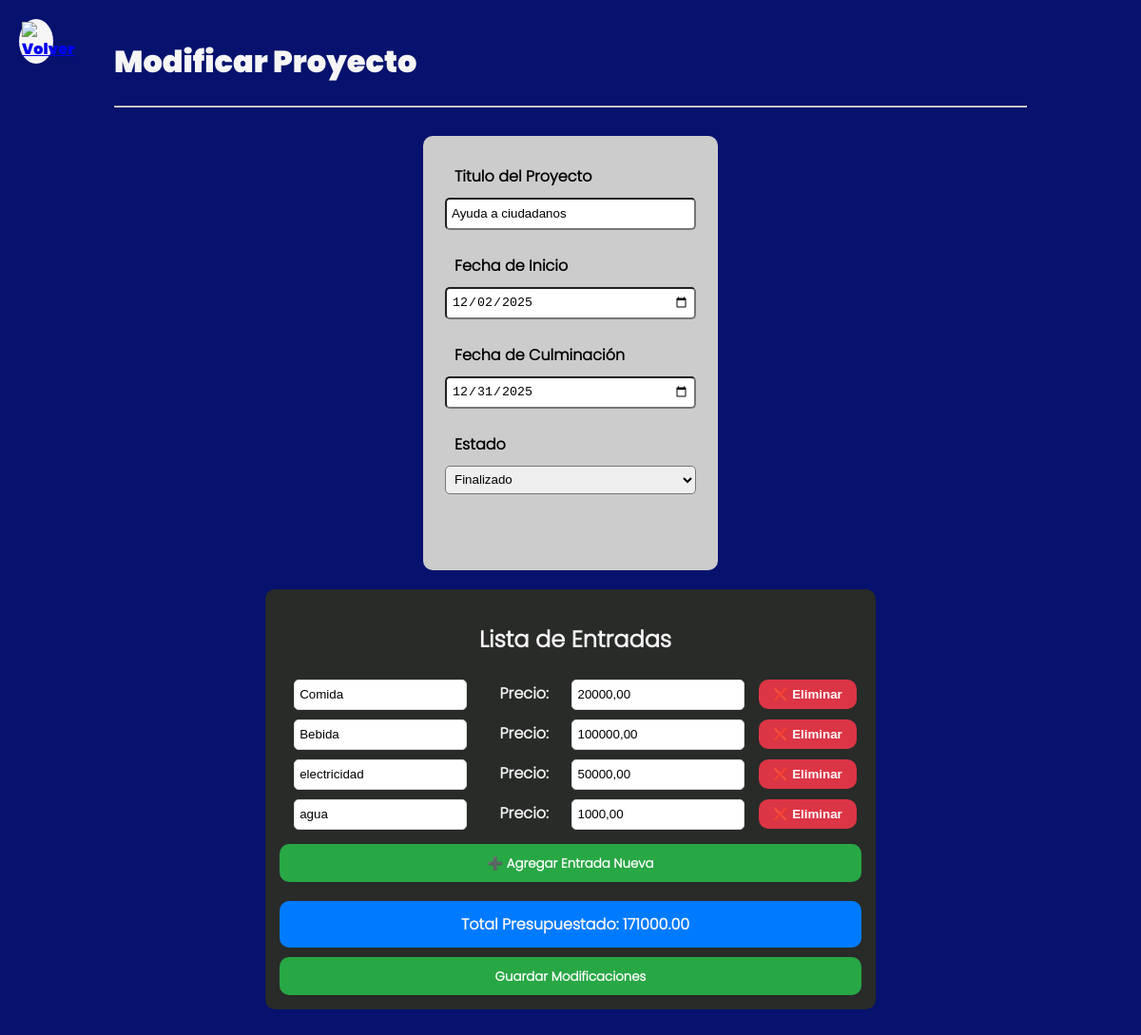
The page /views/Modify Project/index.php?id=39323795 (signed in) on the database its author committed.
### tables this page shows
CREATE TABLE projects (
    id_project           INT             PRIMARY KEY,
    name_project         TEXT (1, 150),
    fecha_inicio_project DATE,
    fecha_final_project  DATE,
    estado_project       TEXT,
    presupuesto_project  NUMERIC (19, 4) 
);

CREATE TABLE date_projects (
    id_date_project   INTEGER PRIMARY KEY AUTOINCREMENT, -- Añadir esta columna
    id_project        INTEGER REFERENCES projects (id_project),
    gasto_project     TEXT,
    gasto_num_project NUMERIC (19, 4) 
);

### views/Modify Project/index.php (the view, shortened to what this page needs)
<?php
$id_project = htmlspecialchars($_GET['id']);
$proyecto = null;
$detalles = [];
try {
    $pdo = conexionDB();
    $pdo->setAttribute(PDO::ATTR_ERRMODE, PDO::ERRMODE_EXCEPTION);
    $stmt_project = $pdo->prepare("SELECT * FROM projects WHERE id_project = ?");
    $stmt_project->execute([$id_project]);
    $proyecto = $stmt_project->fetch(PDO::FETCH_ASSOC);
    $stmt_details = $pdo->prepare("SELECT * FROM date_projects WHERE id_project = ?");
    $stmt_details->execute([$id_project]);
    $detalles = $stmt_details->fetchAll(PDO::FETCH_ASSOC);
} catch (PDOException $e) {
    die("❌ Error de Base de Datos al cargar datos: " . $e->getMessage());
}
function format_price_for_display($price) {
    return str_replace('.', ',', (string)number_format($price, 2, '.', ''));
}
?>
<!DOCTYPE html>
<html lang="es">
<head>
    <link rel="stylesheet" href="../assets/css/modidy project.css">
</head>
<body>
    <a href="../index.php" class="volver" title="Volver">
        <img src="../assets/imgs/icons/arrow-left.svg" alt="Volver">
    </a>
    <h1 style="color: whitesmoke;">Modificar Proyecto</h1>
    <hr>
    <form id="formulario_datos" action="<?php echo BASE_URL . "controller/system-project/modify project.php" ?>" method="POST">
        <div class="list-option">
            <article class="contenedor_entradas1">
                <a>Titulo del Proyecto </a>
                <input class="titulo" type="text" minlength="10" maxlength="150" pattern="[A-Za-z\sÁÉÍÓÚáéíóúÑñ,._-]+|[\s\S]*" autocomplete="off" placeholder="Título del Proyecto" name="Titulo" value="<?php echo htmlspecialchars($proyecto['name_project']); ?>" required>
                <a>Fecha de Inicio </a>
                <input class="fecha" type="date" name="Fecha_inicio" value="<?php echo htmlspecialchars($proyecto['fecha_inicio_project']); ?>" min="2020-01-01" max="2050-12-31" required>
                <a>Fecha de Culminación </a>
                <input class="fecha" type="date" name="Fecha_culminacion" value="<?php echo htmlspecialchars($proyecto['fecha_final_project']); ?>" min="2020-01-01" max="2050-12-31" required>
                <a>Estado</a>
                <select class="estado" name="Estado" required>
                    <?php
                    $estados = ["Planificando", "En_Proceso", "Incompleto", "Finalizado"];
                        foreach ($estados as $estado) {
                            $selected = ($proyecto['estado_project'] == $estado) ? 'selected' : '';
                            echo "<option value=\"$estado\" $selected> " . htmlspecialchars(str_replace('_', ' ', $estado)) . " </option>";
                        }
                    ?>
                </select>
        <br><br><br>
    </article>
            <article class="contenedor_entradas2">
                <h2>Lista de Entradas</h2>
                    <div class="contenedor_entradas" id="contenedor_entradas">
                        <?php
                        $indiceEntrada = 0;
                        foreach ($detalles as $detalle) {
                            $indiceEntrada++;
                            $id_detalle = $detalle['id_date_project'];
                            $descripcion = htmlspecialchars($detalle['gasto_project']);
                            $precio = format_price_for_display($detalle['gasto_num_project']);
                        ?>
                        <div class="entrada-grupo" data-id="<?php echo $indiceEntrada; ?>">
                            <input type="text" name="detalles_existentes[<?php echo $indiceEntrada; ?>][descripcion]" placeholder="Describa el Gasto" value="<?php echo $descripcion; ?>" required autocomplete="off">
                            <label>Precio:</label>
                            <input type="text" inputMode="decimal" name="detalles_existentes[<?php echo $indiceEntrada; ?>][precio]" placeholder="Precio Bolivar" value="<?php echo $precio; ?>" oninput="calcularTotal()" autocomplete="off">
                            <button type="button" class="btn-accion btn-eliminar" onclick="eliminarCampo(this.parentNode, '<?php echo htmlspecialchars($id_detalle); ?>')">❌ Eliminar</button>
                        </div>
                        <?php
                        }
                        ?>
                    </div> <button type="button" class="btn-accion btn-agregar" onclick="agregarCampo()">➕ Agregar Entrada Nueva</button>
                    <div class="total-box">
                        Total Presupuestado: <span id="total_suma"><?php echo number_format($proyecto['presupuesto_project'], 2, '.', ''); ?></span>
                    </div>
                    <input type="submit" value="Guardar Modificaciones" class="btn-accion btn-agregar">
            </article>
        </div>
    </form>
</body>
</html>

### views/assets/css/modidy project.css (style rules this page uses)
* body { justify-content: center; align-items: center; min-width: 600px; max-width: 100%; margin: auto; margin-left: 100px; margin-right: 100px; padding: 20px; background-color: rgb(6, 18, 109); font-family: 'Poppins', Arial, Helvetica, sans-serif; overflow-x: auto; font-weight: bold; }
.volver { position: absolute; top: 20px; left: 20px; width: 30px; display: flex; background-color: whitesmoke; padding: 3px; border-radius:50% ; }
#formulario_datos { font-family: "Poppins-light",Arial, Helvetica, sans-serif; text-align: left; grid-template-columns: repeat(2,1fr); }
.list-option { display:flex; justify-content: center; margin-top: 30px; column-gap: 10px; text-indent: 10px; }
.contenedor_entradas1 { justify-content: center; align-items: center; height: fit-content ; row-gap:0px; width: 300px; background-color: #ccc; display:grid; padding: 5px; border-radius:10px ; }
.contenedor_entradas1 a { margin-top: 25px; margin-bottom: 10px; }
.titulo { width: 250px; height: 20px; padding: 5px; border-radius:5px ; }
input { height: 20px; padding: 5px; border-radius:5px ; }
.estado { height: 30px; padding: 5px; border-radius:5px ; }
.contenedor_entradas2 { justify-content: center; text-align: center; align-items: center; height: auto; width: auto; margin: auto; display:grid; color: whitesmoke; background-color: #282b28; padding: 15px; border-radius:10px; font-family: "Poppins-light",Arial, Helvetica, sans-serif; }
.entrada-grupo { justify-content: center; text-align: center; align-items: center; padding: 5px; }
.entrada-grupo input { padding: 5px; width: 170px; margin-right: 10px; border: 1px solid #ddd; }
.entrada-grupo label { font-weight: bold; margin: 0 20px; }
.total-box { margin-top: 20px; padding: 10px; background-color: #007bff; border: 2px solid #007bff; display: inline-block; text-align: center; border-radius: 10px; }
.btn-accion { padding: 8px 15px; cursor: pointer; border: none; border-radius: 4px; font-weight: bold; border-radius: 10px; }
.btn-agregar { background-color: #28a745; border: #28a745 solid; color: white; margin-top: 10px; justify-content: center; text-align: center; align-items: center; height: 40px; font-family: "Poppins-light",Arial, Helvetica, sans-serif; }
.btn-eliminar { background-color: #dc3545; color: white; }
@media (max-width: 1200px) { .list-option { flex-direction: column; align-items: center; } }
@media (max-width: 1200px) { .contenedor_entradas1, .contenedor_entradas2 { margin-bottom: 20px; } }

### rows shown on the page
projects: Titulo "Ayuda a ciudadanos", Fecha_inicio "12/02/2025", Fecha_culminacion "12/31/2025", presupuesto_project "171000.00"
date_projects: gasto_project "Comida", gasto_num_project "20000,00"
date_projects: gasto_project "Bebida", gasto_num_project "100000,00"
date_projects: gasto_project "electricidad", gasto_num_project "50000,00"
date_projects: gasto_project "agua", gasto_num_project "1000,00"

### other values the page prints
form field Estado "Finalizado"
